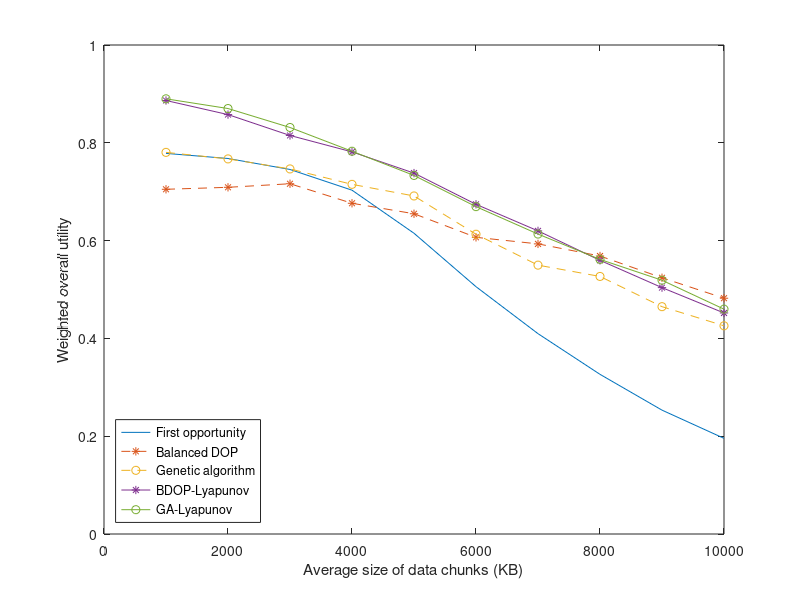
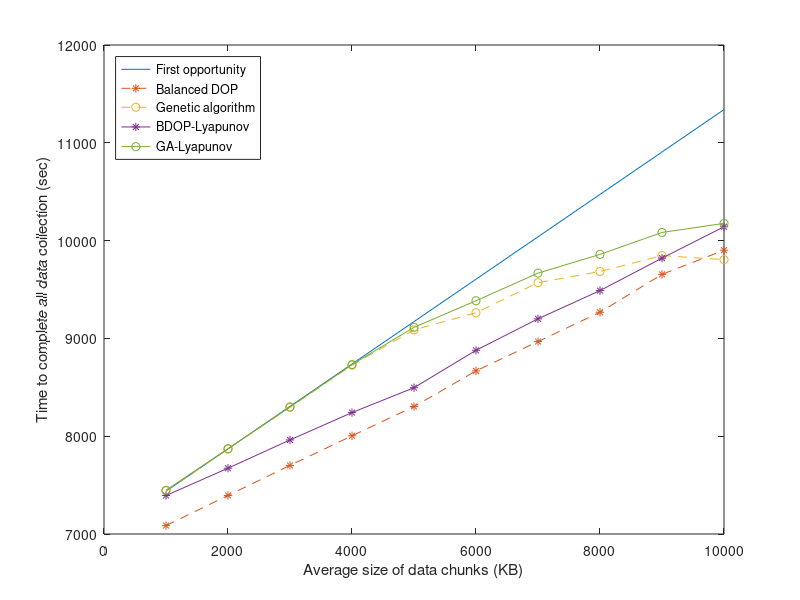

Recreate these plots in MATLAB, in order.
load('mat/half_ds_size_dy_data_5.mat');

figure;
plot(size_of_ds, reward_total(:, 1), ...
    size_of_ds, reward_total(:, 4), '--*', ...
    size_of_ds, reward_total(:, 7), '--o', ...
    size_of_ds, reward_total(:, 6), '-*', ...
    size_of_ds, reward_total(:, 9), '-o');
xlabel('Average size of data chunks (KB)');
ylabel('Weighted overall utility');
legend('First opportunity', 'Balanced DOP', 'Genetic algorithm', ...
    'BDOP-Lyapunov', 'GA-Lyapunov', ...
    'Location', 'southwest');
saveas(gcf, 'fig_3/half_ds_size_x_dy_data_5.fig');

figure;
plot(size_of_ds, length_task(:, 1), ...
    size_of_ds, length_task(:, 4), '--*', ...
    size_of_ds, length_task(:, 7), '--o', ...
    size_of_ds, length_task(:, 6), '-*', ...
    size_of_ds, length_task(:, 9), '-o');
xlabel('Average size of data chunks (KB)');
ylabel('Time to complete all data collection (sec)');
legend('First opportunity', 'Balanced DOP', 'Genetic algorithm', ...
    'BDOP-Lyapunov', 'GA-Lyapunov', ...
    'Location', 'northwest');
saveas(gcf, 'fig_3/half_ds_size_length_x_dy_data_5.fig');
